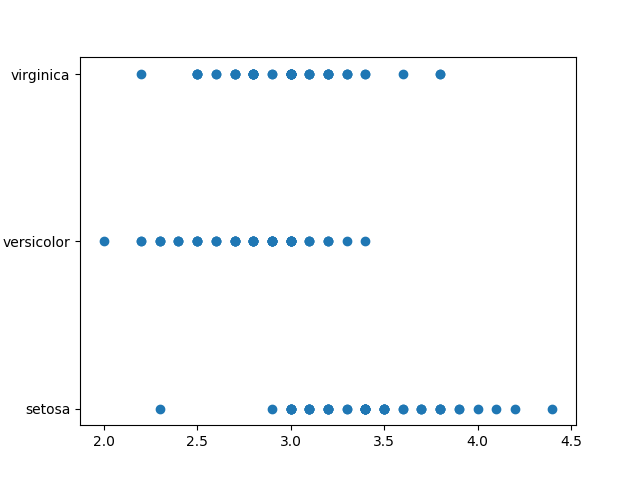

Here is the Python script that generated this plot:
import pandas as pd
import matplotlib.pyplot as plt

dataframe = pd.read_csv('https://raw.githubusercontent.com/uiuc-cse/data-fa14/gh-pages/data/iris.csv')
x = dataframe.sepal_width
y = dataframe.species

plt.scatter(x, y)

plt.show()
